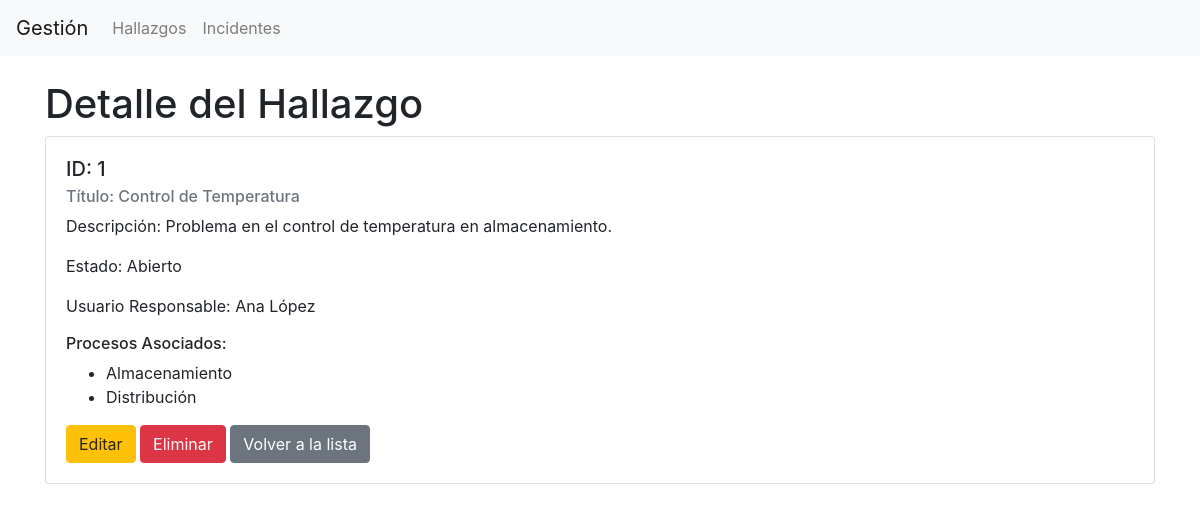
The page /index.php?entity=hallazgo&action=show&id=1 on the database its author committed.
### tables this page shows
CREATE TABLE Hallazgo (
    id INT AUTO_INCREMENT PRIMARY KEY,       
    titulo VARCHAR(150) NOT NULL,            
    descripcion TEXT NOT NULL,               
    fecha_creacion TIMESTAMP DEFAULT CURRENT_TIMESTAMP,  
    fecha_actualizacion TIMESTAMP DEFAULT CURRENT_TIMESTAMP ON UPDATE CURRENT_TIMESTAMP,  
    id_estado INT,                           
    id_usuario INT,                          
    id_proceso_sede INT,                     
    FOREIGN KEY (id_estado) REFERENCES Estado(id),   
    FOREIGN KEY (id_usuario) REFERENCES Usuario(id),  
    FOREIGN KEY (id_proceso_sede) REFERENCES Proceso(id)  
);

CREATE TABLE Estado (
    id INT AUTO_INCREMENT PRIMARY KEY,   
    nombre VARCHAR(50) NOT NULL          
);

CREATE TABLE Usuario (
    id INT AUTO_INCREMENT PRIMARY KEY,   
    nombre VARCHAR(100) NOT NULL,        
    email VARCHAR(100) NOT NULL UNIQUE,  
    fecha_registro TIMESTAMP DEFAULT CURRENT_TIMESTAMP   
);

CREATE TABLE Proceso (
    id INT AUTO_INCREMENT PRIMARY KEY,   
    nombre VARCHAR(100) NOT NULL,        
    descripcion TEXT,                    
    fecha_creacion TIMESTAMP DEFAULT CURRENT_TIMESTAMP   
);

### controllers/HallazgoController.php (called while the page is built, shortened)
<?php
require_once 'models/HallazgoModel.php';
class HallazgoController {
    private $model;
    public function __construct($pdo) {
        $this->model = new HallazgoModel($pdo);
    }
    public function show($id) {
        $hallazgo = $this->model->getById($id);
        require 'views/hallazgo/show.php';
    }
}
?>

### models/HallazgoModel.php (called while the page is built, shortened)
<?php
class HallazgoModel {
    private $pdo;
    public function __construct($pdo) {
        $this->pdo = $pdo;
    }
    public function getById($id) {
        $stmt = $this->pdo->prepare("
            SELECT h.*, e.nombre as estado_nombre, u.nombre as usuario_nombre
            FROM Hallazgo h
            LEFT JOIN Estado e ON h.id_estado = e.id
            LEFT JOIN Usuario u ON h.id_usuario = u.id
            WHERE h.id = ?
        ");
        $stmt->execute([$id]);
        $hallazgo = $stmt->fetch(PDO::FETCH_ASSOC);
        if ($hallazgo) {
            $hallazgo['procesos'] = $this->getProcesos($hallazgo['id']);
        }
        return $hallazgo;
    }
    public function getProcesos($hallazgo_id) {
        $stmt = $this->pdo->prepare("SELECT p.* FROM Proceso p INNER JOIN Hallazgo_Proceso hp ON p.id = hp.id_proceso WHERE hp.id_hallazgo = ?");
        $stmt->execute([$hallazgo_id]);
        return $stmt->fetchAll(PDO::FETCH_ASSOC);
    }
}
?>

### views/hallazgo/show.php (the view, shortened to what this page needs)
<!DOCTYPE html>
<html lang="es">
<head>
    <link rel="stylesheet" href="https://stackpath.bootstrapcdn.com/bootstrap/4.5.2/css/bootstrap.min.css">
</head>
<body>
<?php include 'views/layout/header.php'; ?>
<div class="container mt-4">
    <h1>Detalle del Hallazgo</h1>
    <div class="card">
        <div class="card-body">
            <h5 class="card-title">ID: <?= $hallazgo['id'] ?></h5>
            <h6 class="card-subtitle mb-2 text-muted">Título: <?= $hallazgo['titulo'] ?></h6>
            <p class="card-text">Descripción: <?= $hallazgo['descripcion'] ?></p>
            <p class="card-text">Estado: <?= $hallazgo['estado_nombre'] ?></p>
            <p class="card-text">Usuario Responsable: <?= $hallazgo['usuario_nombre'] ?></p>
            <h6>Procesos Asociados:</h6>
            <ul>
                <?php foreach ($hallazgo['procesos'] as $proceso): ?>
                    <li><?= $proceso['nombre'] ?></li>
                <?php endforeach; ?>
            </ul>
            <a href="index.php?entity=hallazgo&action=edit&id=<?= $hallazgo['id'] ?>" class="btn btn-warning">Editar</a>
            <a href="index.php?entity=hallazgo&action=delete&id=<?= $hallazgo['id'] ?>" class="btn btn-danger" onclick="return confirm('¿Está seguro de eliminar este hallazgo?')">Eliminar</a>
            <a href="index.php?entity=hallazgo&action=index" class="btn btn-secondary">Volver a la lista</a>
        </div>
    </div>
</div>
</body>
</html>

### rows shown on the page
hallazgo: id "1", titulo "Control de Temperatura", descripcion "Problema en el control de temperatura en almacenamiento.", id_estado.nombre "Abierto", id_usuario.nombre "Ana López"
proceso: nombre "Almacenamiento"
proceso: nombre "Distribución"
